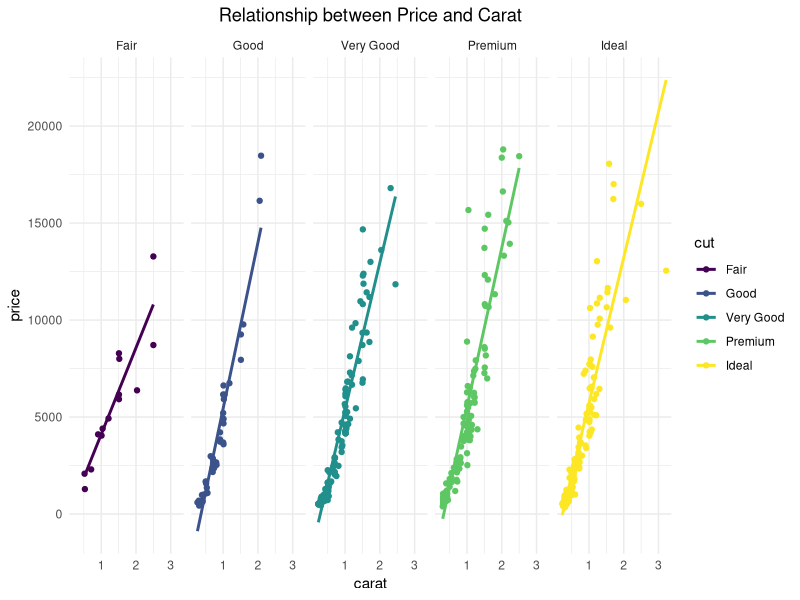
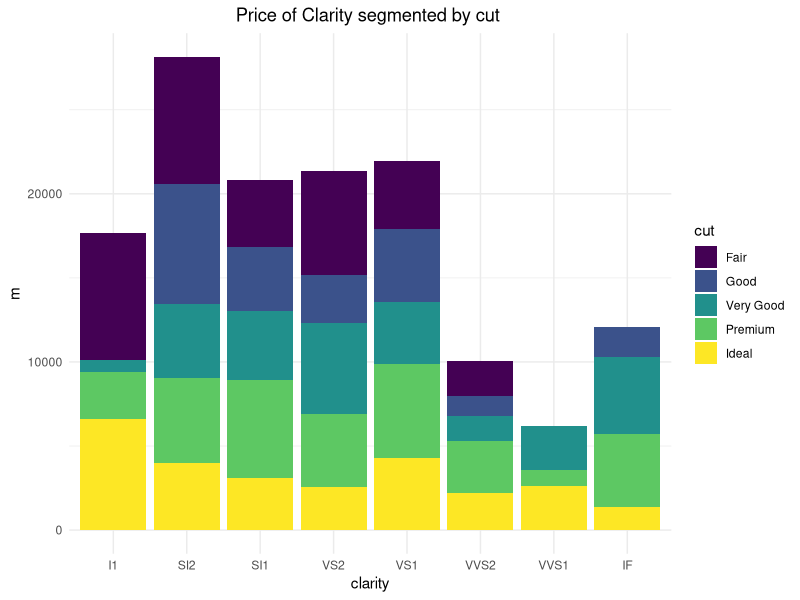
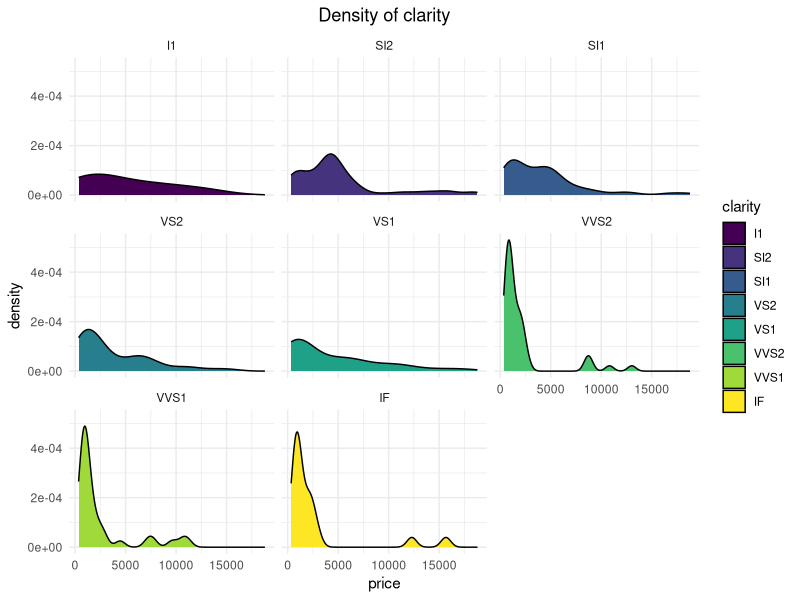
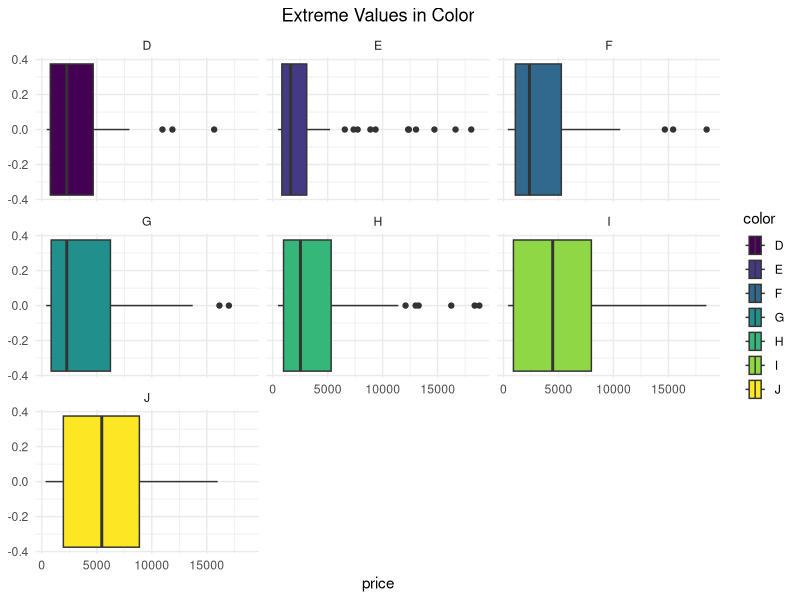
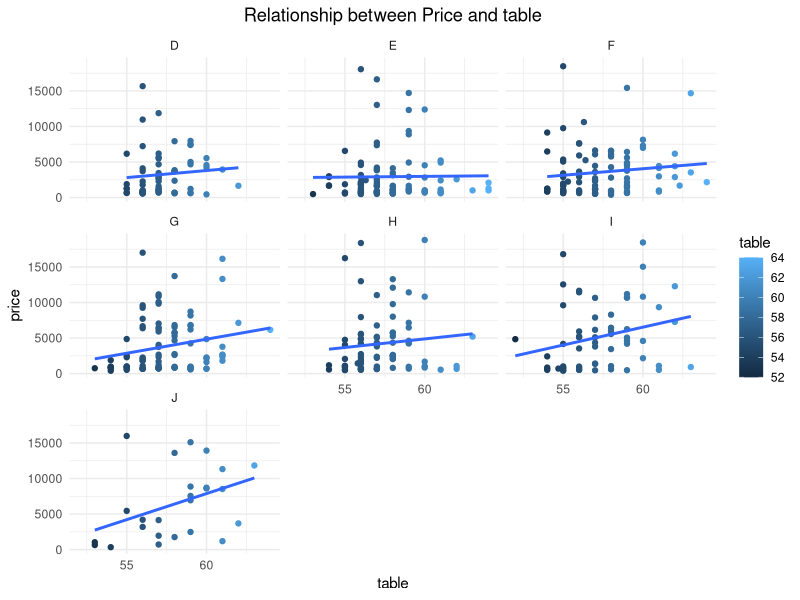

Generate these figures, in order, with R:
# -*- coding: utf-8 -*-

# -- Sheet --

# # Data Visualization Homework


library(tidyverse)
library(dplyr)

str(diamonds)

# Graph 1 : Relationship Between Price and Carat


df <- diamonds 
    


sdf <- sample_n(df,500)
ggplot(sdf,aes(carat,price,col=cut))+
        geom_point()+
        geom_smooth(method = lm,se=F)+
        theme_minimal()+
        labs(title='Relationship between Price and Carat')+
        facet_wrap(~ cut,ncol=5)+
        theme(plot.title = element_text(hjust = 0.5))
        

# Graph 2 : Price of clarity segmented by cut


sdf %>%
  group_by(clarity, cut) %>% 
  summarize(m = mean(price)) %>% 
  ggplot(aes(x = clarity, y = m, group = cut, fill = cut)) +
  geom_bar(stat = "identity")+
  theme_minimal()+
  labs(title='Price of Clarity segmented by cut ')+
  theme(plot.title = element_text(hjust = 0.5))
 

# Graph 3 : Density of clarity


ggplot(sdf,aes(price,fill=clarity))+
    geom_density()+
    theme_minimal()+
    facet_wrap(~ clarity)+
    labs(
        title='Density of clarity'
    )+
    theme(plot.title = element_text(hjust = 0.5))
    
    

# Graph 4 : Extreme values in Color


ggplot(sdf,aes(price,fill=color))+
    geom_boxplot()+
    theme_minimal()+
    facet_wrap(~ color)+
    labs(
        title="Extreme Values in Color"
    )+
    theme(plot.title = element_text(hjust = 0.5))
    

# Graph 5 : Relationship Between Price and Table



ggplot(sdf,aes(table,price,col=table))+
        geom_point()+
        geom_smooth(method = lm,se=F)+
        theme_minimal()+
        labs(title='Relationship between Price and table')+
        facet_wrap(~ color,ncol=3)+
        theme(plot.title = element_text(hjust = 0.5))

